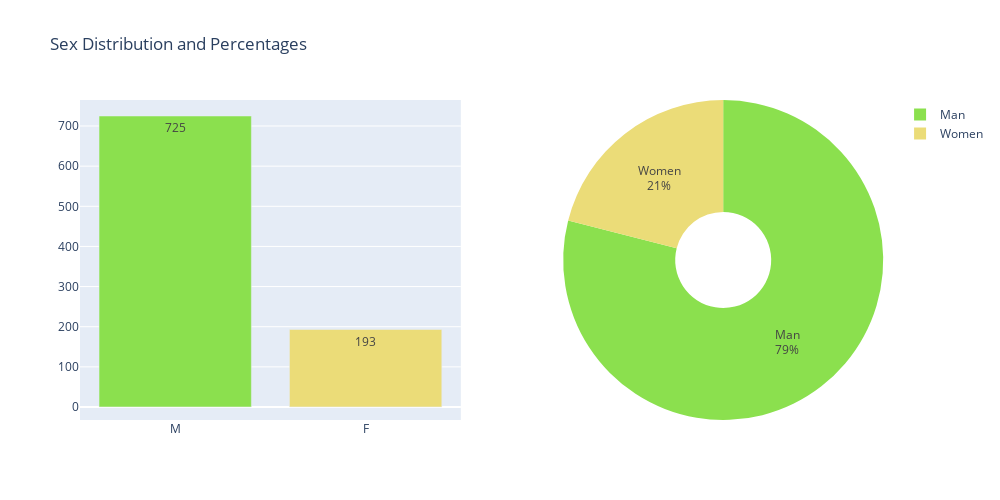

Notebook source saved alongside this figure:
### Code cell
# Data
sex_label = ['Man', 'Women']
sex_color = ["#8be04e", "#ebdc78"]

# Distribution plot of Sex
fig = go.Figure()

# Bar chart
fig.add_trace(go.Bar(
    x=df['Sex'].value_counts().index,
    y=df['Sex'].value_counts().values,
    marker_color=sex_color,
    text=df['Sex'].value_counts().values,
    textposition='auto',
    showlegend=False  # Don't show legend entry for the bar chart
))

# Pie chart
fig.add_trace(go.Pie(
    labels=sex_label,
    values=df['Sex'].value_counts().values,
    hole=0.3,
    marker_colors=sex_color,
    textposition='inside',
    textinfo='percent+label',
    domain={'x': [0.6, 1]}  # Adjust the position of the pie chart
))

# Update layout
fig.update_layout(
    title_text="Sex Distribution and Percentages",
    width=1000,
    height=500,
    annotations=[
        dict(text=" ", x=0.25, y=-0.1, showarrow=False, font=dict(size=16)),
        dict(text=" ", x=0.85, y=-0.1, showarrow=False, font=dict(size=16)),
    ],
    grid=dict(rows=1, columns=2),
)

# Show figure
fig.show()

### Figure 1 — Plotly figure (JSON) as saved in the notebook; plotly's stock layout.template omitted (floating-point values rounded to 4 significant figures)
{"data": [{"marker": {"color": ["#8be04e", "#ebdc78"]}, "showlegend": false, "text": [725, 193], "textposition": "auto", "type": "bar", "x": ["M", "F"], "y": [725, 193]}, {"domain": {"x": [0.6, 1]}, "hole": 0.3, "labels": ["Man", "Women"], "marker": {"colors": ["#8be04e", "#ebdc78"]}, "textinfo": "percent+label", "textposition": "inside", "type": "pie", "values": [725, 193]}], "layout": {"annotations": [{"font": {"size": 16}, "showarrow": false, "text": " ", "x": 0.25, "y": -0.1}, {"font": {"size": 16}, "showarrow": false, "text": " ", "x": 0.85, "y": -0.1}], "grid": {"columns": 2, "rows": 1}, "height": 500, "title": {"text": "Sex Distribution and Percentages"}, "width": 1000}}
